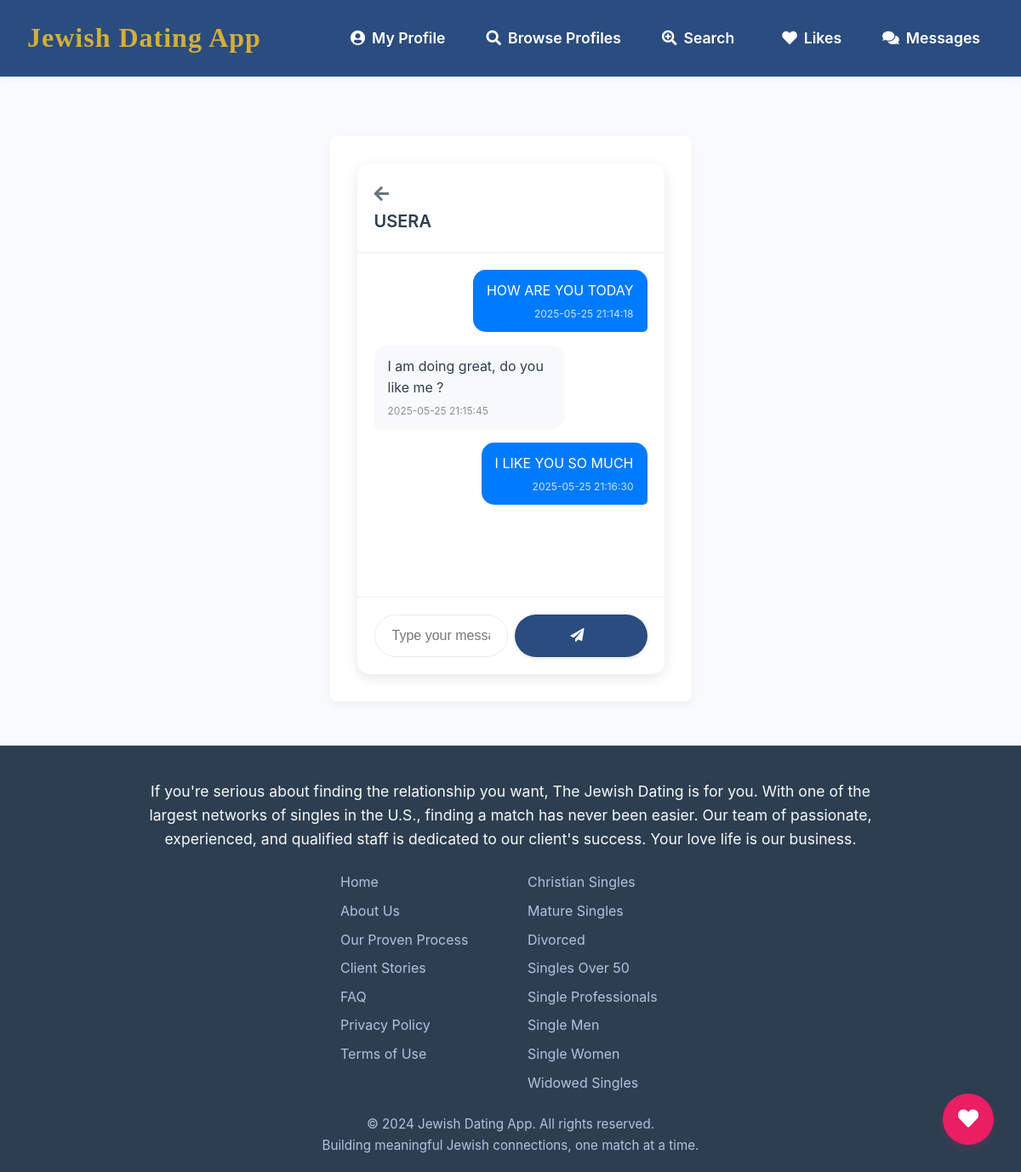
Screenshot of /messages/1 (signed in) with the database file from the repository.
### tables this page shows
CREATE TABLE users (
            id INTEGER PRIMARY KEY AUTOINCREMENT,
            username TEXT UNIQUE NOT NULL,
            password TEXT NOT NULL
        , last_active DATETIME);

CREATE TABLE messages (
            id INTEGER PRIMARY KEY AUTOINCREMENT,
            sender_id INTEGER NOT NULL,
            receiver_id INTEGER NOT NULL,
            content TEXT NOT NULL,
            timestamp DATETIME DEFAULT CURRENT_TIMESTAMP,
            FOREIGN KEY (sender_id) REFERENCES users(id),
            FOREIGN KEY (receiver_id) REFERENCES users(id)
        );

### app.py (the view, shortened to what this page needs)
@app.route('/messages/<int:user_id>', methods=('GET', 'POST'))
@login_required
def conversation(user_id):
    conn = get_db_connection()
    current_user_id = g.user['id']
    other_user = conn.execute(
        'SELECT id, username FROM users WHERE id = ?', (user_id,)
    ).fetchone()
    if not other_user:
        conn.close()
        flash('User not found.', 'error')
        return redirect(url_for('messages'))
    if other_user['id'] == current_user_id:
        conn.close()
        flash('You cannot message yourself.', 'warning')
        return redirect(url_for('messages'))
    messages = conn.execute(
        '''
        SELECT sender_id, receiver_id, content, timestamp
        FROM messages
        WHERE (sender_id = ? AND receiver_id = ?) OR (sender_id = ? AND receiver_id = ?)
        ORDER BY timestamp ASC
        ''',
        (current_user_id, other_user['id'], other_user['id'], current_user_id)
    ).fetchall()
    conn.close()
    return render_template('conversation.html', messages=messages, other_user=other_user)

### app.py (called while the page is built)
def get_db_connection():
    conn = sqlite3.connect(app.config['DATABASE'])
    conn.row_factory = sqlite3.Row
    return conn

@app.context_processor
def inject_now():
    return {'now': datetime.datetime.now()}

@app.before_request
def load_logged_in_user():
    user_id = session.get('user_id')
    if user_id is None:
        g.user = None
    else:
        conn = get_db_connection()
        g.user = conn.execute(
            'SELECT * FROM users WHERE id = ?', (user_id,)
        ).fetchone()
        conn.execute(
            'UPDATE users SET last_active = CURRENT_TIMESTAMP WHERE id = ?', (user_id,)
        )
        conn.commit()
        conn.close()

def login_required(view):
    @wraps(view)
    def wrapped_view(*args, **kwargs):
        if g.user is None:
            flash('You need to be logged in to access this page.', 'warning')
            return redirect(url_for('login'))
        return view(*args, **kwargs)
    return wrapped_view

### templates/conversation.html (shortened to what this page needs)
{% extends "base.html" %}
{% block content %}
<div class="container py-5">
    <div class="chat-container">
        <div class="chat-header">
            <div class="d-flex align-items-center">
                <a href="{{ url_for('messages') }}" class="back-button">
                    <i class="fas fa-arrow-left"></i>
                </a>
                <div class="chat-user-info">
                    <h2 class="chat-username">{{ other_user.username }}</h2>
                </div>
            </div>
        </div>
        <div class="chat-messages" id="chat-messages">
            {% for message in messages %}
                <div class="message {% if message.sender_id == g.user.id %}message-sent{% else %}message-received{% endif %}">
                    <div class="message-content">
                        {{ message.content }}
                        <div class="message-time">
                            {{ message.timestamp }}
                        </div>
                    </div>
                </div>
            {% endfor %}
        </div>
        <div class="chat-input">
            <form method="post" class="message-form">
                <div class="input-group">
                    <input type="text"
                           name="message_content"
                           class="form-control"
                           placeholder="Type your message..."
                           required
                           autocomplete="off">
                    <button type="submit" class="btn btn-primary">
                        <i class="fas fa-paper-plane"></i>
                    </button>
                </div>
            </form>
        </div>
    </div>
</div>
{% endblock %}

### static/style.css (style rules this page uses)
.form-control { width: 100%; padding: 0.75rem; font-size: 1rem; line-height: 1.5; color: #495057; background-color: #fff; border: 1px solid #ced4da; border-radius: 0.25rem; transition: border-color 0.15s ease-in-out, box-shadow 0.15s ease-in-out; }
.btn-primary { display: block; width: 100%; padding: 0.75rem; font-size: 1rem; font-weight: 500; text-align: center; color: #fff; background-color: #007bff; border: 1px solid #007bff; border-radius: 0.25rem; cursor: pointer; transition: background-color 0.15s ease-in-out, border-color 0.15s ease-in-out; }

### templates/base.html (style rules this page uses)
html, body { height: 100%; }
body { min-height: 100vh; display: flex; flex-direction: column; font-family: 'Inter', sans-serif; line-height: 1.6; color: #333; background-color: #f8fafd; padding-top: 80px; }
:root { --primary-color: #2B4C7E; --secondary-color: #D4AF37; --success-color: #2ecc71; --danger-color: #e74c3c; --warning-color: #f1c40f; --light-gray: #f8fafd; --dark-gray: #2c3e50; --text-color: #333; --border-radius: 8px; --box-shadow: 0 4px 10px rgba(0,0,0,0.05); }
* { margin: 0; padding: 0; box-sizing: border-box; }
.btn-primary { display: flex; align-items: center; gap: 0.5rem; padding: 0.6rem 1.25rem; background: var(--primary-color); color: white; border: none; border-radius: 8px; font-weight: 500; transition: all 0.3s ease; text-decoration: none; }
.container { background-color: white; border-radius: var(--border-radius); box-shadow: var(--box-shadow); padding: 2rem; margin-bottom: 2rem; }
.btn { display: inline-block; padding: 0.8rem 1.5rem; border: none; border-radius: var(--border-radius); font-weight: 500; text-decoration: none; cursor: pointer; transition: all 0.3s ease; }
.form-control { width: 100%; padding: 0.8rem; border: 1px solid #ddd; border-radius: var(--border-radius); font-size: 1rem; }

### templates/conversation.html (style rules this page uses)
.chat-container { max-width: 800px; margin: 0 auto; background: #fff; border-radius: 15px; box-shadow: 0 4px 15px rgba(0, 0, 0, 0.1); display: flex; flex-direction: column; height: calc(100vh - 200px); min-height: 500px; }
.chat-header { padding: 1.25rem; border-bottom: 1px solid #e9ecef; background: #fff; border-radius: 15px 15px 0 0; }
.back-button { color: #6c757d; font-size: 1.25rem; margin-right: 1rem; text-decoration: none; transition: color 0.2s ease; }
.chat-username { font-size: 1.25rem; font-weight: 600; color: #2c3e50; margin: 0; }
.chat-messages { flex-grow: 1; padding: 1.25rem; overflow-y: auto; display: flex; flex-direction: column; gap: 1rem; }
.message { max-width: 70%; display: flex; flex-direction: column; }
.message-sent { align-self: flex-end; }
.message-received { align-self: flex-start; }
.message-content { padding: 0.75rem 1rem; border-radius: 15px; position: relative; word-wrap: break-word; }
.message-sent .message-content { background: #007bff; color: #fff; border-bottom-right-radius: 5px; }
.message-received .message-content { background: #f8f9fa; color: #2c3e50; border-bottom-left-radius: 5px; }
.message-time { font-size: 0.75rem; margin-top: 0.25rem; opacity: 0.8; }
.message-sent .message-time { text-align: right; color: #fff; }
.message-received .message-time { color: #6c757d; }
.chat-input { padding: 1.25rem; border-top: 1px solid #e9ecef; background: #fff; border-radius: 0 0 15px 15px; }
.message-form { display: flex; gap: 0.5rem; }
.input-group { display: flex; gap: 0.5rem; }
.form-control { border: 1px solid #e9ecef; border-radius: 25px; padding: 0.75rem 1.25rem; font-size: 1rem; transition: border-color 0.2s ease, box-shadow 0.2s ease; }
.btn { padding: 0.75rem 1.25rem; border-radius: 25px; font-weight: 500; transition: all 0.2s ease-in-out; }
.btn i { margin-right: 0.5rem; }
.btn-primary { box-shadow: 0 2px 4px rgba(0, 0, 0, 0.1); }

### rows the page displays
users: username "USERA"
messages: content "HOW ARE YOU TODAY", timestamp "2025-05-25 21:14:18"
messages: content "I am doing great, do you like me ?", timestamp "2025-05-25 21:15:45"
messages: content "I LIKE YOU SO MUCH", timestamp "2025-05-25 21:16:30"
